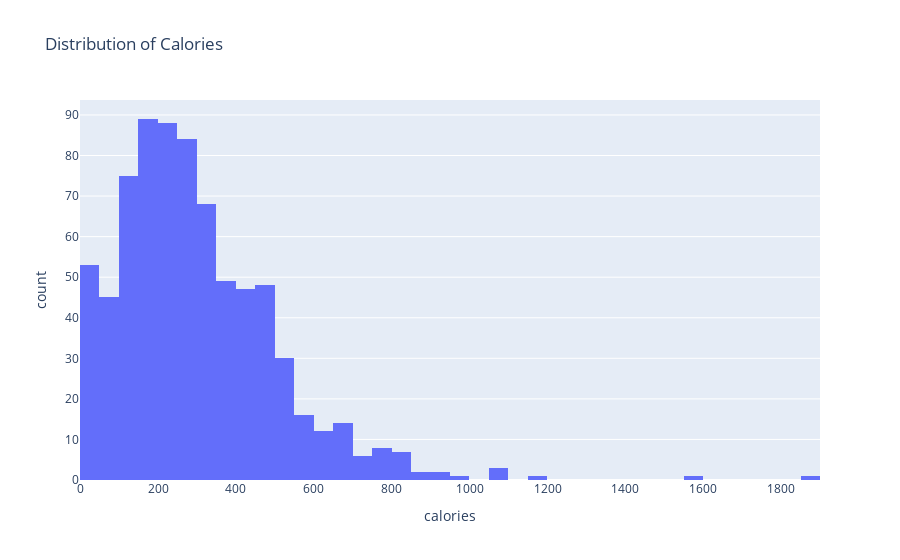
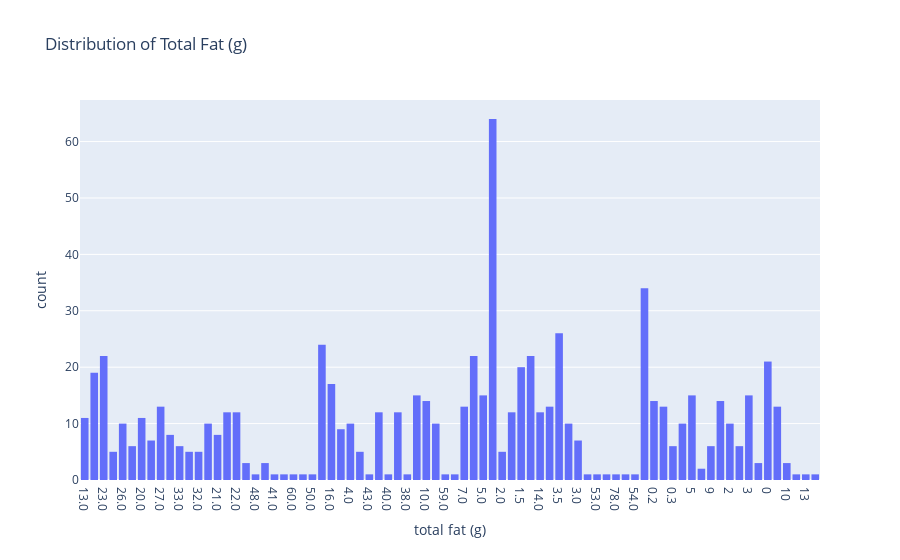
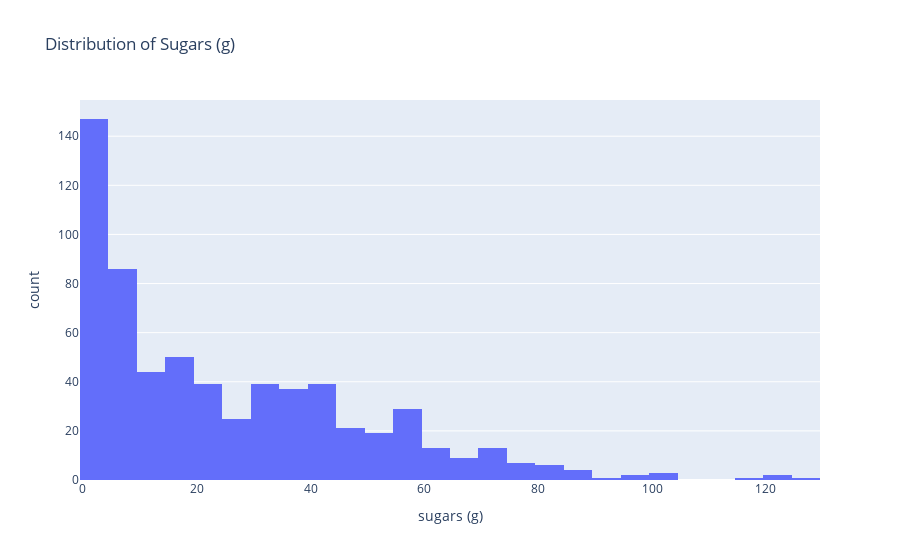

These figures' notebook cell, in order:
### Code cell
#6
import pandas as pd
import plotly.express as px

# Load the dataset
url = "https://raw.githubusercontent.com/manuelamc14/fast-food-Nutritional-Database/main/Tables/nutrition.csv"
nutrition_data = pd.read_csv(url)

# Visualize the distribution of calories
fig_calories = px.histogram(nutrition_data, x="calories", title="Distribution of Calories", nbins=50)
fig_calories.show()

# Visualize the distribution of total fat
fig_fat = px.histogram(nutrition_data, x="total fat (g)", title="Distribution of Total Fat (g)", nbins=50)
fig_fat.show()

# Visualize the distribution of sugars
fig_sugars = px.histogram(nutrition_data, x="sugars (g)", title="Distribution of Sugars (g)", nbins=50)
fig_sugars.show()

### Figure 1 — Plotly figure (JSON) as saved in the notebook; plotly's stock layout.template omitted (floating-point values rounded to 4 significant figures; data arrays with more than 128 entries replaced by an {"elided": "..."} marker saying what was removed)
{"data": [{"alignmentgroup": "True", "bingroup": "x", "hovertemplate": "calories=%{x}<br>count=%{y}<extra></extra>", "legendgroup": "", "marker": {"color": "#636efa", "pattern": {"shape": ""}}, "name": "", "nbinsx": 50, "offsetgroup": "", "orientation": "v", "showlegend": false, "type": "histogram", "x": {"elided": "750 int values"}, "xaxis": "x", "yaxis": "y"}], "layout": {"barmode": "relative", "legend": {"tracegroupgap": 0}, "title": {"text": "Distribution of Calories"}, "xaxis": {"anchor": "y", "domain": [0, 1], "title": {"text": "calories"}}, "yaxis": {"anchor": "x", "domain": [0, 1], "title": {"text": "count"}}}}

### Figure 2 — Plotly figure (JSON) as saved in the notebook; plotly's stock layout.template omitted (floating-point values rounded to 4 significant figures; data arrays with more than 128 entries replaced by an {"elided": "..."} marker saying what was removed)
{"data": [{"alignmentgroup": "True", "bingroup": "x", "hovertemplate": "total fat (g)=%{x}<br>count=%{y}<extra></extra>", "legendgroup": "", "marker": {"color": "#636efa", "pattern": {"shape": ""}}, "name": "", "nbinsx": 50, "offsetgroup": "", "orientation": "v", "showlegend": false, "type": "histogram", "x": {"elided": "750 str values"}, "xaxis": "x", "yaxis": "y"}], "layout": {"barmode": "relative", "legend": {"tracegroupgap": 0}, "title": {"text": "Distribution of Total Fat (g)"}, "xaxis": {"anchor": "y", "domain": [0, 1], "title": {"text": "total fat (g)"}}, "yaxis": {"anchor": "x", "domain": [0, 1], "title": {"text": "count"}}}}

### Figure 3 — Plotly figure (JSON) as saved in the notebook; plotly's stock layout.template omitted (floating-point values rounded to 4 significant figures; data arrays with more than 128 entries replaced by an {"elided": "..."} marker saying what was removed)
{"data": [{"alignmentgroup": "True", "bingroup": "x", "hovertemplate": "sugars (g)=%{x}<br>count=%{y}<extra></extra>", "legendgroup": "", "marker": {"color": "#636efa", "pattern": {"shape": ""}}, "name": "", "nbinsx": 50, "offsetgroup": "", "orientation": "v", "showlegend": false, "type": "histogram", "x": {"elided": "750 int values"}, "xaxis": "x", "yaxis": "y"}], "layout": {"barmode": "relative", "legend": {"tracegroupgap": 0}, "title": {"text": "Distribution of Sugars (g)"}, "xaxis": {"anchor": "y", "domain": [0, 1], "title": {"text": "sugars (g)"}}, "yaxis": {"anchor": "x", "domain": [0, 1], "title": {"text": "count"}}}}
